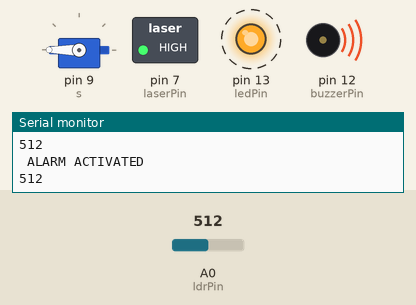
Bench run of a sketch on a simulated Arduino Uno, built with avr-gcc and run on an emulated ATmega328P. Shown: servo, switched loads named in the sketch (green lamp = pin HIGH), output pins drawn as LEDs (lit = HIGH), buzzer (waves = sounding), the last lines printed to the serial monitor. Dashed ring = blinking. The test bench sets the inputs (shaded band); at power-on: A0 (ldrPin) = 512.

Above: at 1.25 s.
1.3 s: A0 (ldrPin) set to 108
4.3 s: A0 (ldrPin) set to 95
At 5.3 s:
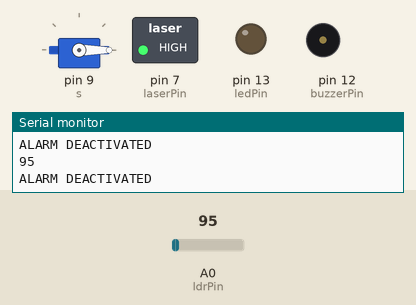
5.9 s: A0 (ldrPin) set to 122
At 6.17 s:
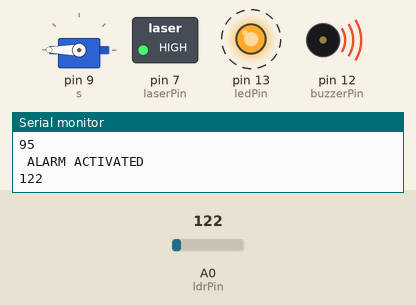
Timing chart, 0 to 14.9 s (numbered marks = the images above; inputs shaded):
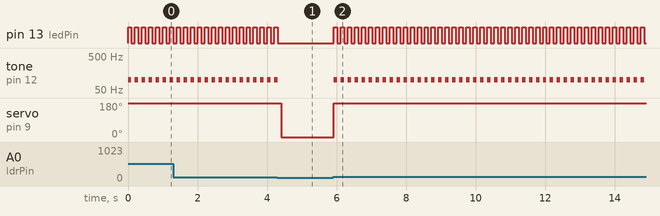

The sketch:

veding_swar_satish.ino
```cpp
#include<Servo.h>
Servo s;
const int ledPin = 13;
const int buzzerPin = 12;
const int ldrPin = A0;
const int laserPin = 7;
void setup () {
  s.attach(9);
Serial.begin(9600);
pinMode(ledPin, OUTPUT);
pinMode(buzzerPin, OUTPUT);
pinMode(ldrPin, INPUT);
pinMode( laserPin , OUTPUT);
digitalWrite( laserPin , HIGH);
}


void loop() {
int ldrStatus = analogRead(ldrPin);
if (ldrStatus > 100) {
  s.write(200);
tone(buzzerPin, 100);
digitalWrite(ledPin, HIGH);
delay(100);
noTone(buzzerPin);
digitalWrite(ledPin, LOW);
delay(100);
Serial.println(" ALARM ACTIVATED ");
}
else {
  s.write(0);
noTone(buzzerPin);
digitalWrite(ledPin, LOW);
Serial.println("ALARM DEACTIVATED");
}
Serial.println( ldrStatus );
//delay(10);
}
```

Measured:
- the behaviour switches between 101 and 100 on A0 (ldrPin) (found by bisection; images 0 and 1)
- after the input at 4.3 s, pin 13 (ledPin): goes on until 4.3 s, then stays LOW; tone on pin 12 (buzzerPin): goes on until 4.3 s, then stays silent; servo on pin 9 (s): 180° → 0° after 0.11 s
- after the input at 5.9 s, pin 13 (ledPin): alternates HIGH for 0.10 s and LOW for 0.10 s, starting at once; tone on pin 12 (buzzerPin): alternates 100 Hz for 0.10 s and silent for 0.10 s, starting at once; servo on pin 9 (s): 0° → 180° at once
- by itself, pin 13 (ledPin): alternates HIGH for 0.10 s and LOW for 0.10 s
- by itself, tone on pin 12 (buzzerPin): alternates 100 Hz for 0.10 s and silent for 0.10 s
